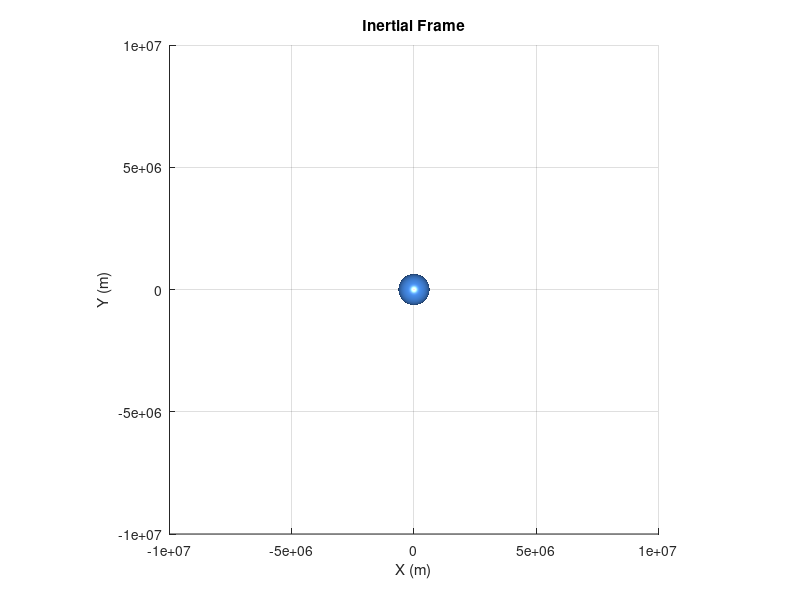
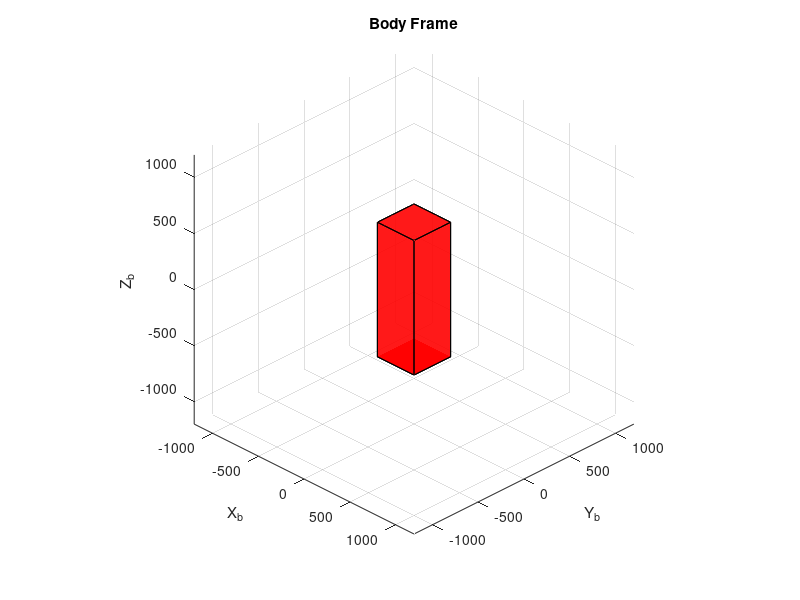

The MATLAB script that drew these images, in order: (Note: this script raises an error after producing the figures.)
%% ================================================
% RK4 Orbit + 3-Axis Reaction Wheel Control
% ================================================

clear all; clc; close all;

%% 1) CONSTANTS
mu = 3.98600e14; 
Acs = 0.03;
angle = 0;
Re = 6378e3;  
m = 5;
dt = 60;              
tf = 3600*24*365;           
N  = floor(tf/dt);

%% 2) INITIAL ORBIT SETUP
a  = 450e3 + Re;
e  = 0.0005;
inc  = deg2rad(90);
RAAN = deg2rad(90);
argp = deg2rad(0);
E0   = deg2rad(0);

n = sqrt(mu/a^3);

R3 = @(th)[cos(th) sin(th) 0; -sin(th) cos(th) 0; 0 0 1];
R1 = @(th)[1 0 0; 0 cos(th) sin(th); 0 -sin(th) cos(th)];
A = R3(RAAN)*R1(inc)*R3(argp);

r_pf = a*[cos(E0)-e; sqrt(1-e^2)*sin(E0); 0];
v_pf = (n*a^2/norm(r_pf))*[-sin(E0); sqrt(1-e^2)*cos(E0); 0];

r = zeros(3,N+1);
v = zeros(3,N+1);

r(:,1) = A.'*r_pf;
v(:,1) = A.'*v_pf;

%% 3) ATTITUDE SETUP
q = zeros(4,N+1);
q(:,1) = [0;0;0;1];      % initial quaternion

theta = zeros(3,N+1);        % body rates
theta(:,1) = [0;0;0];


w = zeros(3,N+1);        % body rates
w(:,1) = [1e-12;1e-12;1e-12];

wRW = zeros(3,N+1);        % body rates
wRW(:,1) = [1e-12;1e-12;1e-12];

wdot = zeros(3,N+1);        % body rates
wdot(:,1) = [0;0;0];

J_sat = [0.00225049 0.00830119 0.00830119];
J_rw  = [0.00225049e-3 0.00830119e-3 0.00830119e-3];
referenceDirections = [1 0 0; 0 1 0; 0 0 1];

%% 4) CONTROL SETUP
theta_des = [pi/2; pi/3; pi/4];   % desired Euler angles
alpha_rw_max = 1e-4;                % wheel accel limit

%% 5) CUBE GEOMETRY
Lx=400; Ly=400; Lz=1200;

V0 = [
   -Lx/2 -Ly/2 -Lz/2;
    Lx/2 -Ly/2 -Lz/2;
    Lx/2  Ly/2 -Lz/2;
   -Lx/2  Ly/2 -Lz/2;
   -Lx/2 -Ly/2  Lz/2;
    Lx/2 -Ly/2  Lz/2;
    Lx/2  Ly/2  Lz/2;
   -Lx/2  Ly/2  Lz/2 ];

F = [1 2 3 4; 5 6 7 8; 1 2 6 5; 2 3 7 6; 3 4 8 7; 4 1 5 8];

%% 6) FIGURE 1 – INERTIAL FRAME
figure(1); clf; hold on; axis equal; grid on;
xlabel('X (m)'); ylabel('Y (m)'); zlabel('Z (m)');
title('Inertial Frame')

[Xe,Ye,Ze] = sphere(60);
surf(Re*Xe/10,Re*Ye/10,Re*Ze/10,'FaceColor',[0.3 0.6 1],'EdgeColor','none');
lighting gouraud; camlight headlight

hCube1 = patch('Vertices',V0+r(:,1).','Faces',F,...
    'FaceColor','r','EdgeColor','k','FaceAlpha',0.9);
xlim([-1e7 1e7]); ylim([-1e7 1e7]); zlim([-1e7 1e7]);

%% 7) FIGURE 2 – BODY FRAME
figure(2); clf; hold on; axis equal; grid on;
xlabel('X_b'); ylabel('Y_b'); zlabel('Z_b');
title('Body Frame')

lim = max([Lx Ly Lz]);
xlim([-lim lim]); ylim([-lim lim]); zlim([-lim lim]);

hCube2 = patch('Vertices',V0,'Faces',F,...
    'FaceColor','r','EdgeColor','k','FaceAlpha',0.9);

view(45,30)

%% 8) STORAGE
timestamps = zeros(1,N);

%% DYNAMICS FUNCTIONS
f_orbit = @(r_current,v_current,adrag)[ ...
    v_current;
    (-mu*r_current/norm(r_current,2)^3) + (adrag)];
f_angacc  = @(w_current,J) (-inv(J))*cross(w_current,J*w_current);

%% 9) MAIN LOOP
for k = 1:N
    [Tatm,~,~,rho] = atmosisa(norm(r(:,k),2));
    norm(r(:,k),2)
    sigma_t = @(theta) 0.93 - (1.48e-3)*theta - (7e-5)*(theta^2);
    sigma_n = @(theta) 0.63*(1 - exp(-3.38e-2 * theta));

    
    %% ---------- ORBIT RK4 ----------
    Cd_k1 = dragCoefficientCalculator(8314.5,Tatm, 26.98, norm(v(:,k),2), sigma_t, sigma_n, deg2rad(angle),r(:,k));
    Fd_k1 = dragCalcRectangularPrism(Acs, deg2rad(angle), rho, Cd_k1, v(:,k));
    a_drag_k1 = Fd_k1/m;
    k1 = f_orbit(r(:,k),v(:,k),a_drag_k1);
    
    Cd_k2 = dragCoefficientCalculator(8314.5,Tatm, 26.98, norm(v(:,k),2), sigma_t, sigma_n, deg2rad(angle),r(:,k)+0.5*dt*k1(1:3));
    Fd_k2 = dragCalcRectangularPrism(Acs, deg2rad(angle), rho, Cd_k2, v(:,k)+0.5*dt*k1(4:6));
    a_drag_k2 = Fd_k2/m;
    k2 = f_orbit(r(:,k)+0.5*dt*k1(1:3), v(:,k)+0.5*dt*k1(4:6),a_drag_k2);

    Cd_k3 = dragCoefficientCalculator(8314.5,Tatm, 26.98, norm(v(:,k),2), sigma_t, sigma_n, deg2rad(angle),r(:,k)+0.5*dt*k2(1:3));
    Fd_k3 = dragCalcRectangularPrism(Acs, deg2rad(angle), rho, Cd_k3, v(:,k)+0.5*dt*k2(4:6));
    a_drag_k3 = Fd_k3/m;
    k3 = f_orbit(r(:,k)+0.5*dt*k2(1:3), v(:,k)+0.5*dt*k2(4:6),a_drag_k3);

    Cd_k4 = dragCoefficientCalculator(8314.5,Tatm, 26.98, norm(v(:,k),2), sigma_t, sigma_n, deg2rad(angle),r(:,k)+dt*k3(1:3));
    Fd_k4 = dragCalcRectangularPrism(Acs, deg2rad(angle), rho, Cd_k4, v(:,k)+dt*k3(4:6));
    a_drag_k4 = Fd_k4/m;
    k4 = f_orbit(r(:,k)+dt*k3(1:3), v(:,k)+dt*k3(4:6),a_drag_k4);

    r(:,k+1) = r(:,k) + (dt/6)*(k1(1:3)+2*k2(1:3)+2*k3(1:3)+k4(1:3));
    v(:,k+1) = v(:,k) + (dt/6)*(k1(4:6)+2*k2(4:6)+2*k3(4:6)+k4(4:6));

    %% ---------- ATTITUDE DYNAMICS ----------
    if (k > 1)
        controlTorque_RW = axisWheelTorqueOutput(theta,theta_des,J_sat,dt,1/sqrt(2),k);
    else
        controlTorque_RW = 0;
    end
    L_ext = [0 0 0];
    u = (-controlTorque_RW ./ J_rw);
    k1 = satAttitudeControl( w(:,k), wRW(:,k), u, diag(J_sat), diag(J_rw), referenceDirections, controlTorque_RW, L_ext);
    k2 = satAttitudeControl( w(:,k)+0.5*dt*k1, wRW(:,k)+0.5*dt*u', u, diag(J_sat), diag(J_rw), referenceDirections, controlTorque_RW, L_ext);
    k3 = satAttitudeControl( w(:,k)+0.5*dt*k2, wRW(:,k)+0.5*dt*u', u, diag(J_sat), diag(J_rw), referenceDirections, controlTorque_RW, L_ext);
    k4 = satAttitudeControl( w(:,k)+dt*k3,     wRW(:,k)+dt*u',     u, diag(J_sat), diag(J_rw), referenceDirections, controlTorque_RW, L_ext);
    
    w(:,k+1) = w(:,k) + (dt/6)*(k1 + 2*k2 + 2*k3 + k4);
    wRW(:,k+1) = wRW(:,k) + dt*u';
    
    % Integrate angle 
    theta(:,k+1) = theta(:,k) + w(:,k+1)*dt;
    
    
    %% ---------- CONVERT TO EULER ----------
    angles = theta(:,k+1); 
    
    tol = deg2rad(0.1);
    tol_omega = deg2rad(0.1);

    %% ---------- Initialize new Angle Variables ----------

    angles_new_x = angles(1);
    angles_new_y = angles(2);
    angles_new_z = angles(3);

    w_new_x = w(1,k+1);
    w_new_y = w(2,k+1);
    w_new_z = w(3,k+1);

    
    %% ---------- UPDATE STATE ----------
    w(:,k+1) = [w_new_x w_new_y w_new_z];

    % Rebuild quaternion from updated Euler angles
    Rb = eul2rotm([angles_new_x; angles_new_y; angles_new_z]',"ZYX");
    
    q(:,k+1) = rotm2quat(Rb).';
    
    timestamps(k) = k*dt;

    % Inertial display
    set(hCube1,'Vertices',(Rb*V0.').'*5*100 + (r(:,k+1)/5).');

    % Body display
    set(hCube2,'Vertices',(Rb*V0.').');
    
    drawnow
    


end

figure(3)

plot3(r(1,:),r(2,:),r(3,:))
